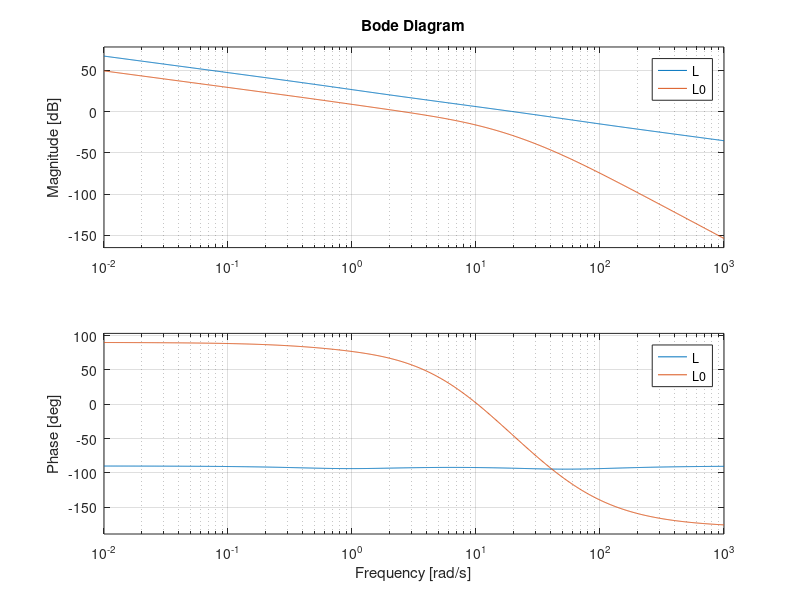

MATLAB code for this plot:
clearvars;
close all
clc

gamma = 1;
rho = 1;
s = 1; % sigma

A = [0 1 0; 0 -.875 -20; 0 0 -50];
B = [0 0 50]';
C = [1 0 0]; %scelta da noi
D = 0; %scelta da noi

x0 = [1 1 1]';

Ps = ss(A,B,C,D);
P = tf(ss);

G = [1 0 0; 0 gamma*1 0];
H = [0 0]';
Qc = G'* G;
Rc = H'* H + rho;


Kc = lqr(A,B,Qc,Rc);
L = ss(A,B,Kc,0);


Bbar = B;
Rf = 1;
Qf = s *1;
Kf = lqe(A,Bbar,C,Qf,Rf);
Ak = A-Kf*C-B*Kc;
K = ss(Ak,Kf,-Kc,0);
L0 = Ps * K;
L0 = minreal(L0);
bode(L, L0)

% for i=1:10000:100000
%     sigma = i;
%     Bbar = B;
%     Rf = 1;
%     Qf = sigma *1;
%     Kf = lqe(A,Bbar,C,Qf,Rf);
%     K = ss(A-Kf*C-B*Kc,Kf,-Kc,0);
%     L0 = Ps * K;
%     L0 = minreal(L0);
%     bode(L0)
%
% end
